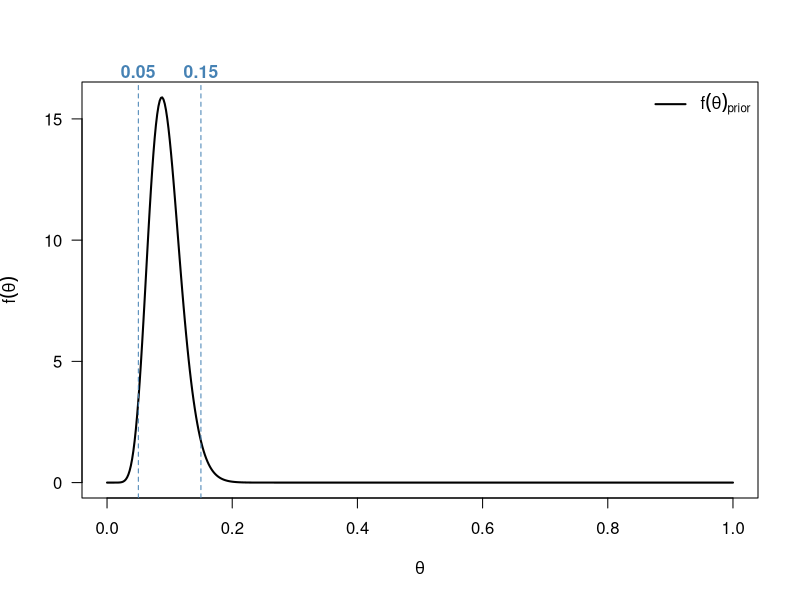
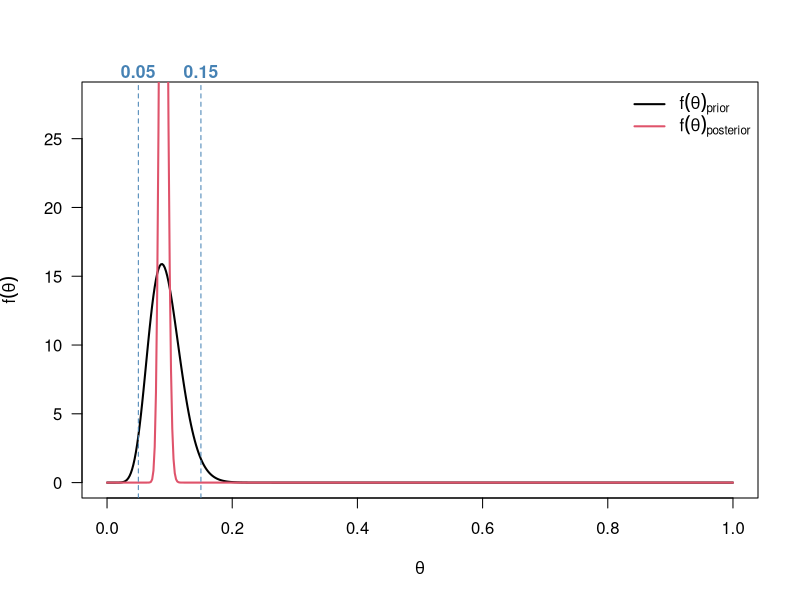
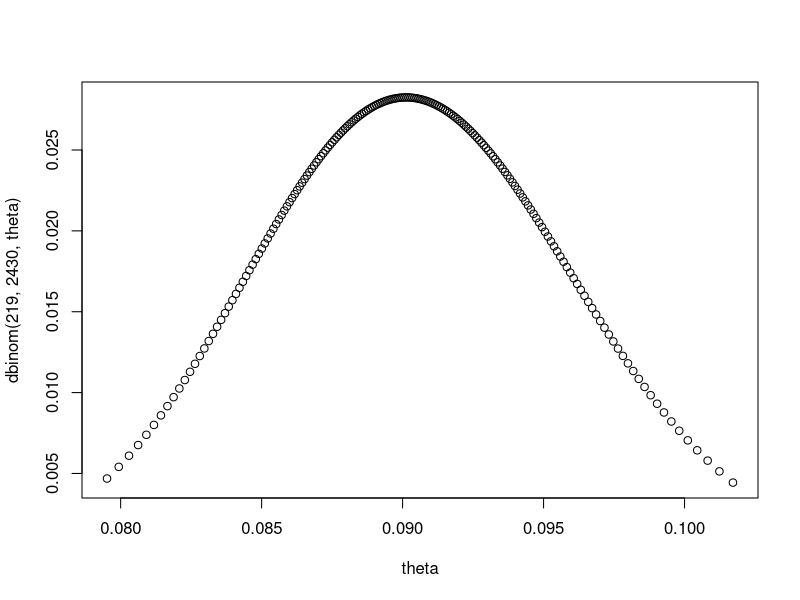

The R script that drew these images, in order:
## ---- chunk 1
knitr::opts_chunk$set(echo = TRUE)
## ---- chunk 2
library(LearnBayes)

quantile1 <- list(p = 0.025, x = 0.05)
quantile2 <- list(p = 0.975, x = 0.15)

(shapes <- beta.select(quantile1 = quantile1,
                       quantile2 = quantile2))
## ---- chunk 3
curve(dbeta(x, shapes[1], shapes[2]), 
      n = 500,
      lwd = 2,
      lty = 1,
      las = 1,
      ylab = expression(f(theta)),
      xlab = expression(theta))

abline(v = c(0.05, 0.15), 
       lty = 2,
       col = 'steelblue')

mtext(side = 3,
      text = c(0.05, 0.15),
      at = c(0.05, 0.15),
      col = 'steelblue',
      cex = 1.05, 
      font = 2)

legend('topright',
       legend = c(expression(f(theta)[prior])),
       lty = c(1),
       col = 1,
       bty = 'n',
       seg.len = 2,
       lwd = 2)
## ---- chunk 4
curve(dbeta(x, shapes[1], shapes[2]), 
      n = 500,
      lwd = 2,
      lty = 1,
      las = 1,
      ylim = c(0,28),
      ylab = expression(f(theta)),
      xlab = expression(theta))

curve(dbeta(x, 219 + shapes[1],2430 - 219 + shapes[2]),
      n = 500, 
      lwd = 2,
      col = 2,
      add = T)

abline(v = c(0.05, 0.15), 
       lty = 2,
       col = 'steelblue')

mtext(side = 3,
      text = c(0.05, 0.15),
      at = c(0.05, 0.15),
      col = 'steelblue',
      cex = 1.05, 
      font = 2)

legend('topright',
       legend = c(expression(f(theta)[prior]),
                  expression(f(theta)[posterior])),
       col = 1:2,
       bty = 'n',
       seg.len = 2,
       lwd = 2)
## ---- chunk 5
qbeta(c(0.025, 0.975),231.08,2327.55)
## ---- chunk 6
theta <- qbeta(seq(0.025, 0.975, 0.005),231.08,2327.55)

plot(x = theta,
     y = dbinom(219, 2430, theta))
## ---- chunk 7
pred_pushrod <- function(n,y){
  
  if(n > y) stop('y cannot be greater than n')
  
  term1 <-  lgamma(231.08 + 2327.55) - (lgamma(231.08) + lgamma(2327.55)) 
  term2 <- (lgamma(y + 231.08) + lgamma(n - y + 2327.55)) - lgamma(231.08 + 2327.55 + n)
  term3 <-  log(choose(n,y))
  
  return(exp(term1 + term2 + term3))
  
}
